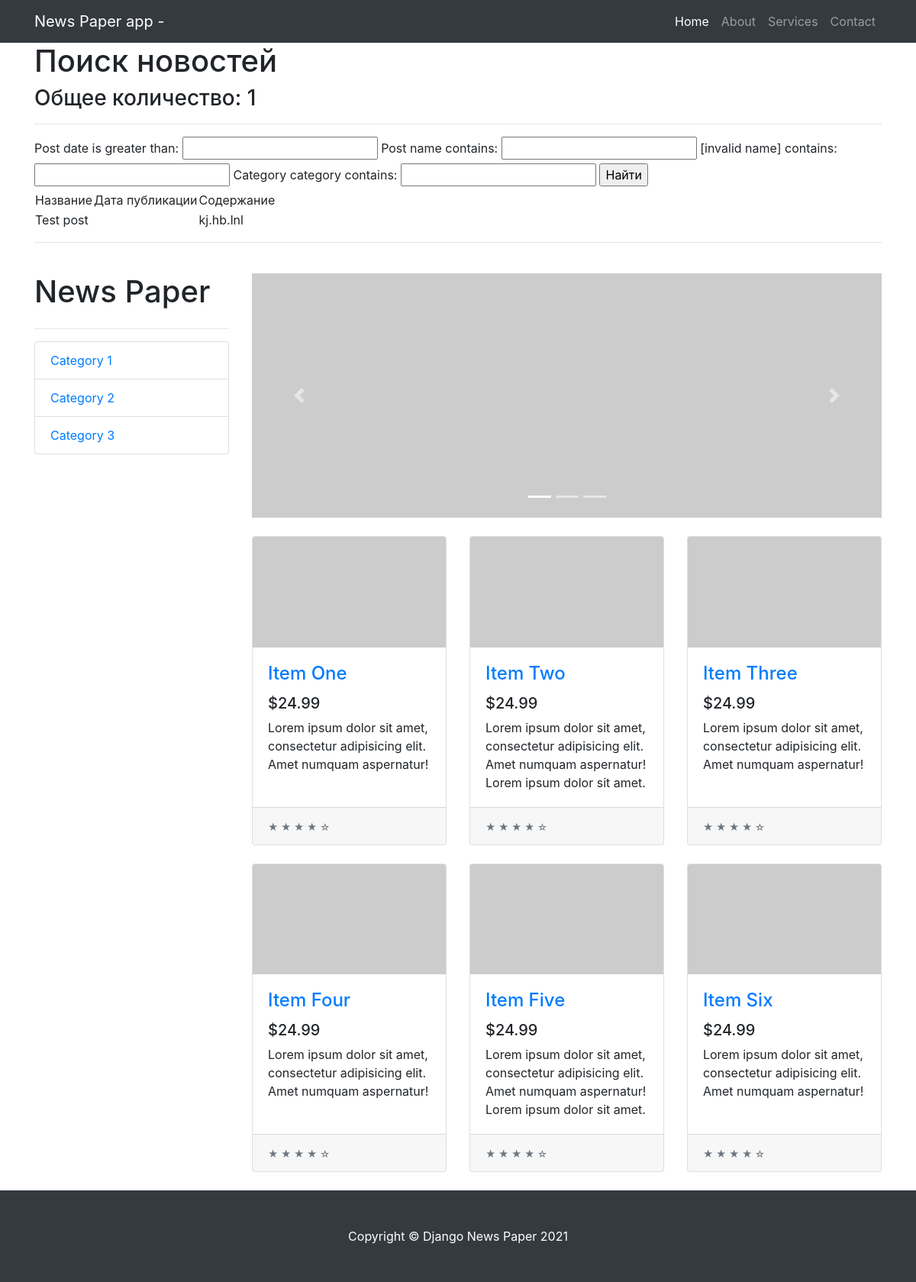
The page /news/search/ on the database as committed earlier.
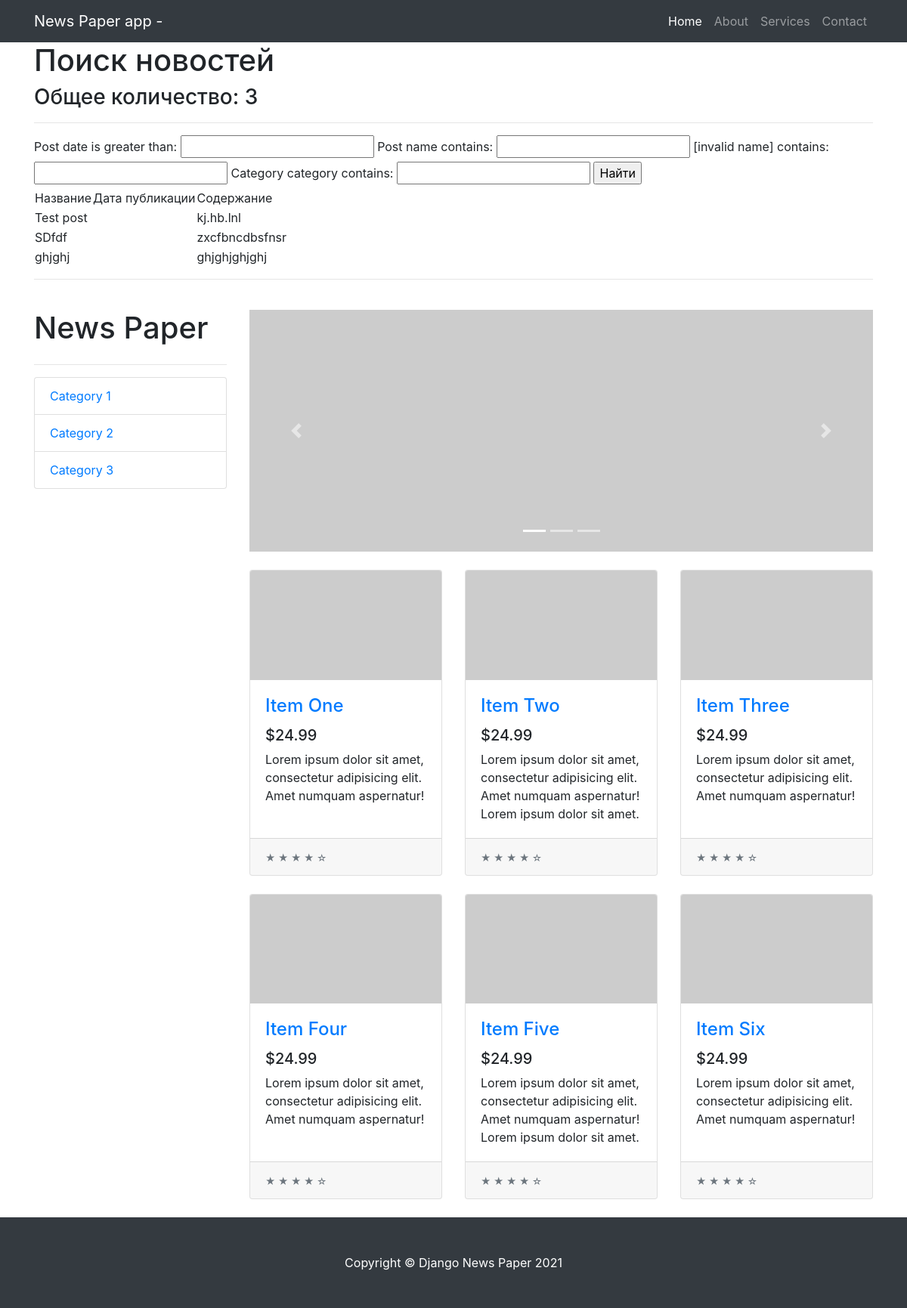
The same page on the database as committed later.
### news/models.py (models this page shows, shortened)
class Post(models.Model):
    state = 'ST'
    new = 'NE'
    POSITIONS = [
        (state, 'Статья'),
        (new, 'Новость')
    ]
    position = models.CharField(max_length=2,
                                choices=POSITIONS,
                                default=state)
    post_date = models.DateTimeField(auto_now_add=True)
    post_name = models.CharField(max_length=250)
    content = models.TextField()
    rating_post = models.IntegerField(default=0)
    author = models.ForeignKey(Author, on_delete=models.CASCADE)
    category = models.ManyToManyField(Category, through='PostCategory')

### news/views.py (the view)
class Search(ListView):
    model = Post
    template_name = 'search.html'
    context_object_name = 'posts'
    ordering = ['-post_date']
    paginate_by = 10 # поставим постраничный вывод в 10 элементов
    def get_context_data(self, **kwargs):  # забираем отфильтрованные объекты переопределяя
        context = super().get_context_data(**kwargs)
        context['filter'] = PostFilter(self.request.GET,
                                       queryset=self.get_queryset())  # вписываем наш
        return context

### news/templatetags/custom_filters.py (called while the page is built)
@register.filter(name='censor')
def censor(value, arg):
    words = value.split()
    value1 = ''
    for word in words:
        if isinstance(word, str) and isinstance(arg, str):
            if word == arg:
                word = '!censor!'
            value1 += word + ' '
        else:
            raise ValueError(f'Нельзя {type(word)}!')
    return value1

### templates/search.html (shortened to what this page needs)
{% extends 'flatpages/default.html' %}
{% load custom_filters %}
{% block content %}
    <h1>Поиск новостей</h1>
    <h3>Общее количество: {{ posts | length }}</h3>
    <hr>
    <form method="GET">
        {{ filter.form }}
        <input type="submit" value="Найти">
    </form>
    {% if posts %}
        <table>
            <tr>
                <td>
                    Название
                </td>
                <td>
                    Дата публикации
                </td>
                <td>
                    Содержание
                </td>
            </tr>
        {% for post in filter.qs %}
            <tr>
                <td>
                    {{ post.post_name | censor:'new' }}
                </td>
                <td>
                </td>
                <td>
                    {{ post.content | truncatechars:50 | censor:'ipsum' }}
                </td>
            </tr>
        {% endfor %}
        </table>
    {% else %}
        <h2>Новостей не найдено!</h2>
    {% endif %}
{% endblock content %}

Rows that differ between the two databases and show on the page:
added Post: post_name|censor "SDfdf", content|censor "zxcfbncdbsfnsr"
added Post: post_name|censor "ghjghj", content|censor "ghjghjghjghj"
Other text that changed with them:
{{ posts | length }}: "1" → "3"
